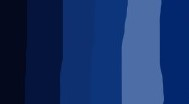
#> input picture Tablet counter/Banco de imagens/parte_azul.jpg, 189 x 104 px, found by its file name
$ python Analizador_comprimidos.py
#> lines starting #> are read from the running program, lines starting #| are printed output that depends on the picture; after the words box and inside, x2 and y2 are one past the last pixel; in counts of white or black regions, pixels touching at a corner belong together

import cv2
import numpy as np

# Carregar a imagem da parte azul do comprimido, imagem de controle
remedio = cv2.imread("Banco de imagens\parte_azul.jpg", cv2.IMREAD_COLOR)
#> remedio is the input picture: shape (104, 189, 3); mean B, G, R 103.2, 49, 21.6

# Carregar a imagem das cartelas
imagens = ["cart_001", "cart_002", "cart_003",
           "cart_004", "cart_005", "cart_006", "cart_007", "cart_008", "cart_009", "cart_010", "cart_011", "cart_012"]

# Loop para realizar os testes em todas as cartelas
for i in imagens:

    # Aloca a cartela da vez na variável
    cartela = cv2.imread(f"Banco de imagens/{i}.jpg")
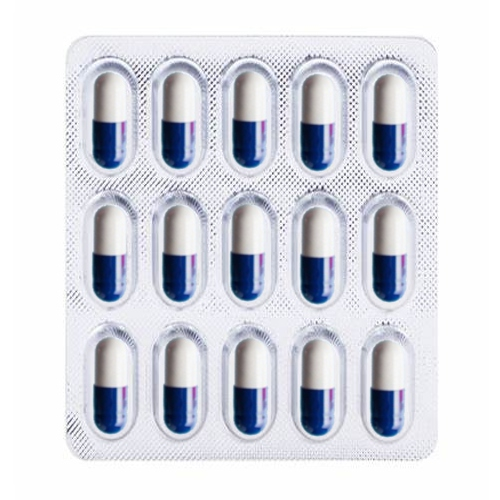
#> input picture Tablet counter/Banco de imagens/cart_001.jpg, 500 x 500 px
#> cartela is the input picture: shape (500, 500, 3); mean B, G, R 224.8, 217.3, 215.4

    # Calcular os valores máximos e mínimos do vermelho
    rmax = np.max(remedio[:, :, 0])
#> rmax = 179
    rmin = np.min(remedio[:, :, 0])
#> rmin = 26

    # Calcular os valores máximos e mínimos do verde
    gmax = np.max(remedio[:, :, 1])
#> gmax = 117
    gmin = np.min(remedio[:, :, 1])
#> gmin = 7

    # Calcular os valores máximos e mínimos do azul
    bmax = np.max(remedio[:, :, 2])
#> bmax = 83
    bmin = np.min(remedio[:, :, 2])
#> bmin = 0

    # Obter o tamanho da imagem das cartelas
    largura, altura, _ = cartela.shape
#> largura = 500; altura = 500

    # Inicializar a matriz com tamanho igual ao da imagem da cartela
    img_recortada = np.zeros_like(cartela)

    # Iterar sobre os pixels do cubo permitindo manter somente os pixels que estão entre o máximo e mínio do RGB da imagem de controle
    for x in range(largura):
        for y in range(altura):
            if (cartela[x, y, 0] <= rmax and cartela[x, y, 0] >= rmin and cartela[x, y, 1] <= gmax and cartela[x, y, 1] >= gmin and cartela[x, y, 2] <= bmax and cartela[x, y, 2] >= bmin): # Se o valor do pixel da cartela estiver entre o máx e mín da imagem de controle adiciona na matriz de zeros criada, caso não, deixe vazia
                img_recortada[x, y, :] = cartela[x, y, :]
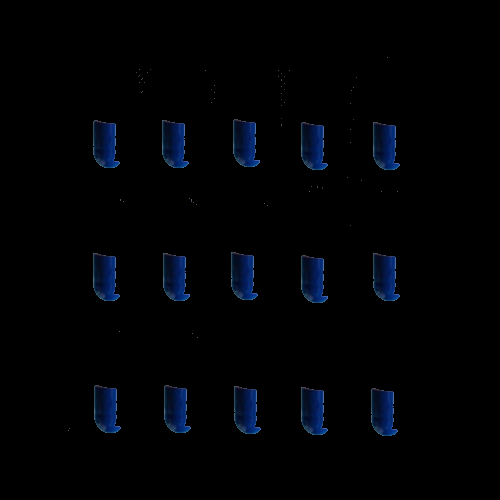
#> img_recortada: shape (500, 500, 3); mean B, G, R 5, 2.3, 0.8

    cv2.imshow("Imagem com recorte", img_recortada)


# FUNÇÃO DE PROCESSAMENTO DA IMAGEM
    def pre_processamento(img):
        imgpre = cv2.Canny(img, 200, 800)
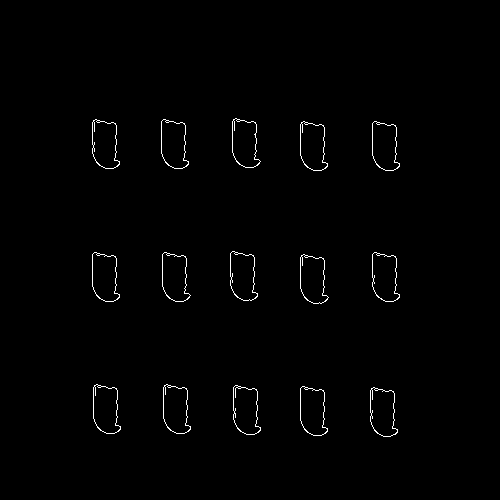
#> imgpre: shape (500, 500); 0.89% white in thin lines or dots, all inside (x1, y1, x2, y2) = (92, 118, 400, 437)
        cv2.imshow("Bordas", imgpre)
        kernel = np.ones((3, 3), np.uint8)
        imgpre = cv2.dilate(imgpre, kernel, 2)
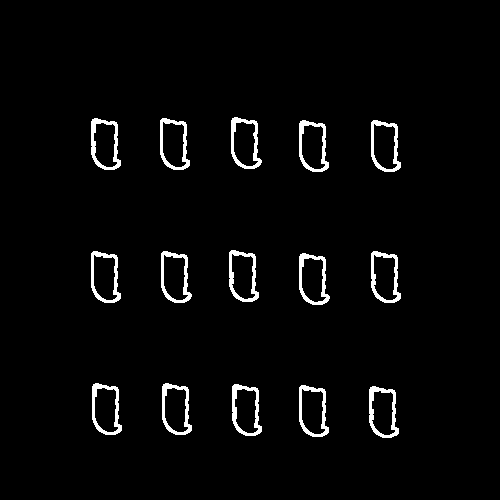
#> imgpre: shape (500, 500); 2.9% white; 15 white regions, largest, box (x1, y1, x2, y2) and area: (232, 384, 262, 436) 515, (369, 386, 399, 438) 514, (91, 118, 121, 170) 512
        imgpre = cv2.erode(imgpre, kernel, 2)
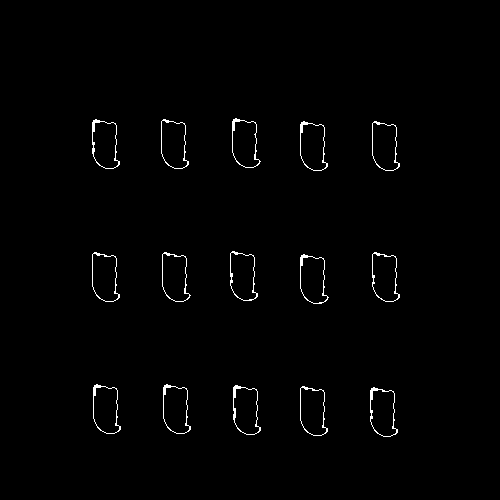
#> imgpre: shape (500, 500); 1% white in thin lines or dots, all inside (x1, y1, x2, y2) = (92, 118, 400, 437)
        cv2.imshow("Bordas 2", imgpre)
        return imgpre


    bordas = pre_processamento(img_recortada) # Aloca a chamada da função de tratamento da imagem à variável

    contornos, _ = cv2.findContours(bordas, cv2.RETR_EXTERNAL, cv2.CHAIN_APPROX_NONE) # Identifica as bordas do tratamento de imagem
#> contornos = 15 contours; largest, box (x1, y1, x2, y2) and area: (300, 386, 328, 436) 1046, (372, 121, 400, 171) 1046, (300, 254, 329, 304) 1045, (162, 252, 191, 302) 1045, (92, 252, 120, 302) 1045

    num_comprimido = len(contornos) # Calcula quantos conjutos de bordas existem = Quantos comprimidos
#> num_comprimido = 15

    # IDENTIFICA A INSPEÇÃO
    if num_comprimido == 15 :
        inspecao = "APROVADO"
        cor = (67, 232, 67) #VERDE
    else:
        inspecao = "REPROVADO"
        cor = (67, 67, 232) #VERMELHO

    # LOOP PARA IDENTIICAÇÃO E DELIMITAÇÃO DOS CONTORNOS
    for contorno in contornos:

        x, y, w, h = cv2.boundingRect(contorno) # Calcular o retângulo delimitador para cada contorno
        cv2.rectangle(cartela, (x, y), (x + w, y + h), cor, 2) # Desenhar o retângulo na imagem original
#> this loop made 15 passes
#> (x, y, w) on passes 1 to 12: (370, 387, 28), (300, 386, 28), (233, 385, 28), (163, 384, 28), (93, 384, 28), (300, 254, 29), (372, 252, 28), (162, 252, 29), (92, 252, 28), (230, 251, 28), (372, 121, 28), (300, 121, 28)
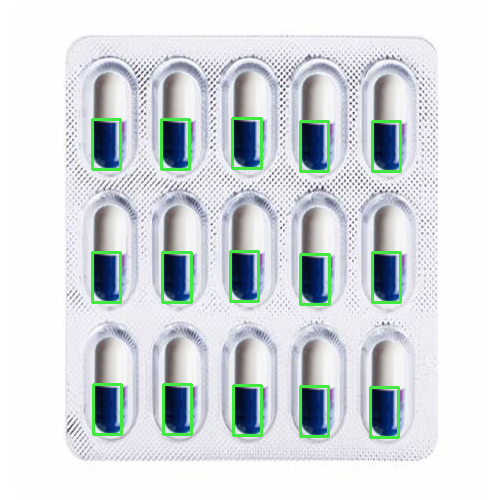
#> cartela: shape (500, 500, 3); 2.79% of pixels changed, all inside (x1, y1, x2, y2) = (91, 117, 402, 439)


    imagem_contornos = cartela.copy() # Cria uma cópia da imagem original para mostragem final

    cv2.rectangle(imagem_contornos, (10, 10), (370, 40), (138, 135, 135), -1) # Cria plano de fundo para destacar a mensagem

    cv2.putText(imagem_contornos, f"{inspecao}, {num_comprimido} Comprimidos", (20, 35), cv2.FONT_HERSHEY_DUPLEX, 0.7, cor, 1) # Escreve a mensagem na imagem, referente a inspeção e quantidade de comprimidos
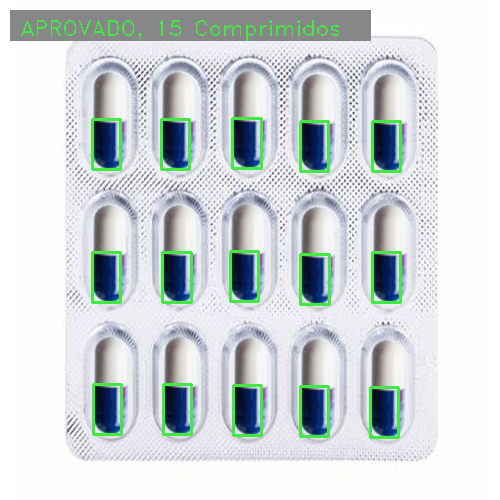
#> imagem_contornos: shape (500, 500, 3); mean B, G, R 215.6, 213.8, 206.8

    cv2.imshow(f"Imagem da cartela {i}", imagem_contornos) # Exibir a imagem com os contornos e com o veredito

    # FECHAR O PROGRAMA
    cv2.waitKey(0)
    cv2.destroyAllWindows()
#> pass 2 of the loop `for i in imagens:`:
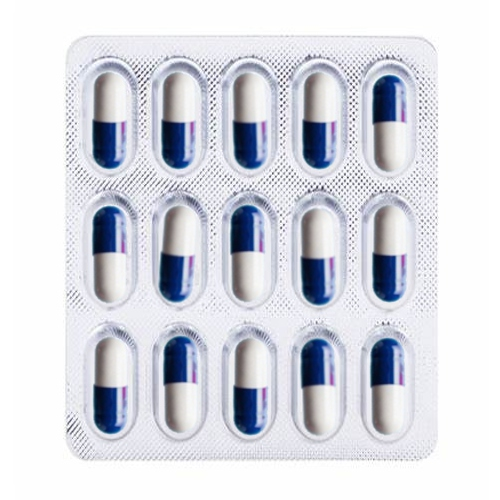
#> input picture Tablet counter/Banco de imagens/cart_002.jpg, 500 x 500 px
#> cartela is the input picture: shape (500, 500, 3); mean B, G, R 224.8, 217.3, 215.4
#> in pre_processamento (call 2), `imgpre = cv2.erode(imgpre, kernel, 2)`:
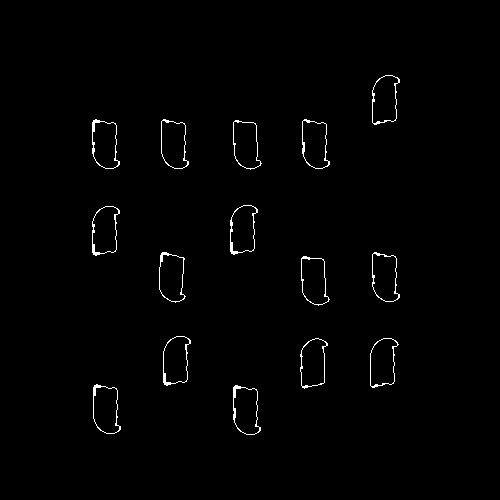
#> imgpre: shape (500, 500); 1% white in thin lines or dots, all inside (x1, y1, x2, y2) = (92, 75, 400, 435)
#> contornos = 15 contours; largest, box (x1, y1, x2, y2) and area: (370, 338, 399, 388) 1045, (233, 385, 261, 435) 1044, (93, 384, 121, 434) 1044, (161, 119, 189, 169) 1044, (163, 336, 191, 386) 1043
#> the loop `for contorno in contornos: ` made 15 passes
#> (x, y, w, h) on passes 1 to 8: (233, 385, 28, 50), (93, 384, 28, 50), (370, 338, 29, 50), (300, 338, 28, 51), (163, 336, 28, 50), (301, 256, 29, 50), (372, 252, 28, 50), (159, 252, 27, 51)
#> `cv2.putText(imagem_contornos, f"{inspecao}, {num_comprimido} Comprimid..`:
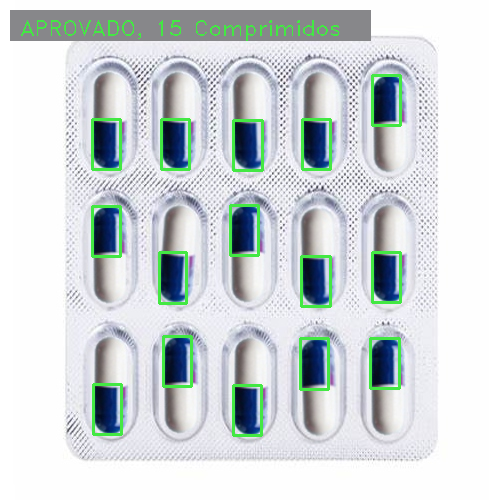
#> imagem_contornos: shape (500, 500, 3); mean B, G, R 215.6, 213.9, 206.9
#> pass 3 of the loop `for i in imagens:`:
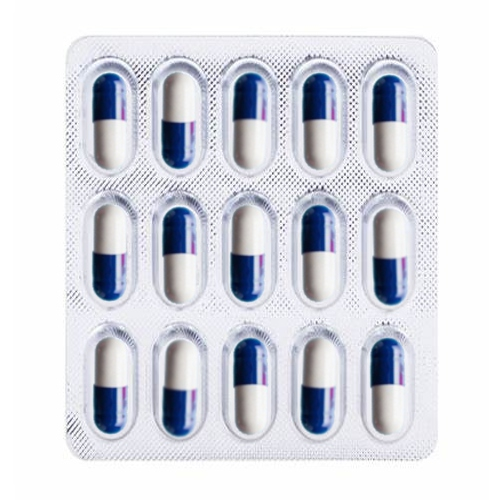
#> input picture Tablet counter/Banco de imagens/cart_003.jpg, 500 x 500 px
#> cartela is the input picture: shape (500, 500, 3); mean B, G, R 224.8, 217.3, 215.4
#> in pre_processamento (call 3), `imgpre = cv2.erode(imgpre, kernel, 2)`:
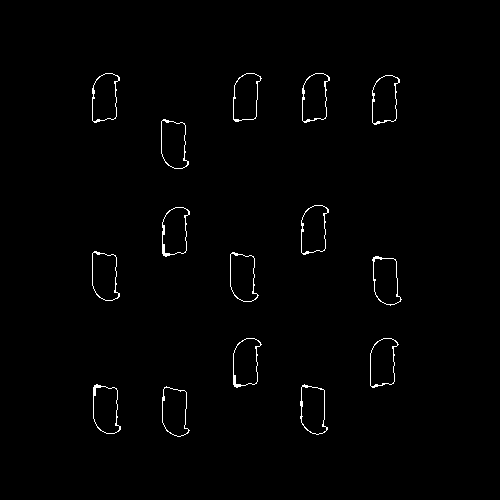
#> imgpre: shape (500, 500); 0.98% white in thin lines or dots, all inside (x1, y1, x2, y2) = (92, 73, 402, 437)
#> contornos = 15 contours; largest, box (x1, y1, x2, y2) and area: (230, 252, 259, 302) 1046, (370, 338, 399, 388) 1045, (93, 384, 121, 434) 1044, (92, 251, 120, 301) 1044, (161, 119, 189, 169) 1044
#> the loop `for contorno in contornos: ` made 15 passes
#> (x, y, w, h) on passes 1 to 8: (162, 386, 28, 51), (300, 384, 28, 51), (93, 384, 28, 50), (370, 338, 29, 50), (233, 338, 29, 50), (372, 256, 30, 50), (230, 252, 29, 50), (92, 251, 28, 50)
#> `cv2.putText(imagem_contornos, f"{inspecao}, {num_comprimido} Comprimid..`:
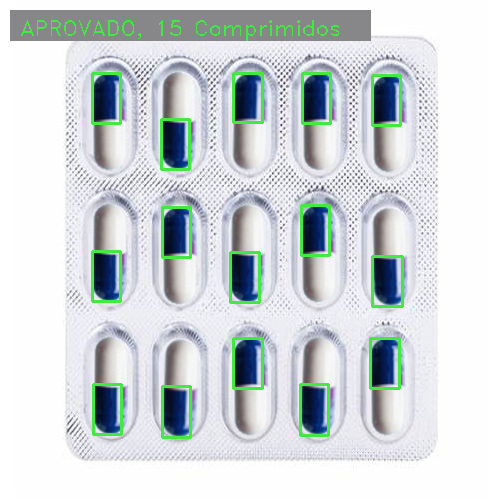
#> imagem_contornos: shape (500, 500, 3); mean B, G, R 215.6, 213.9, 206.9
#> (the run stopped early here; a loop or call above may not have finished)
